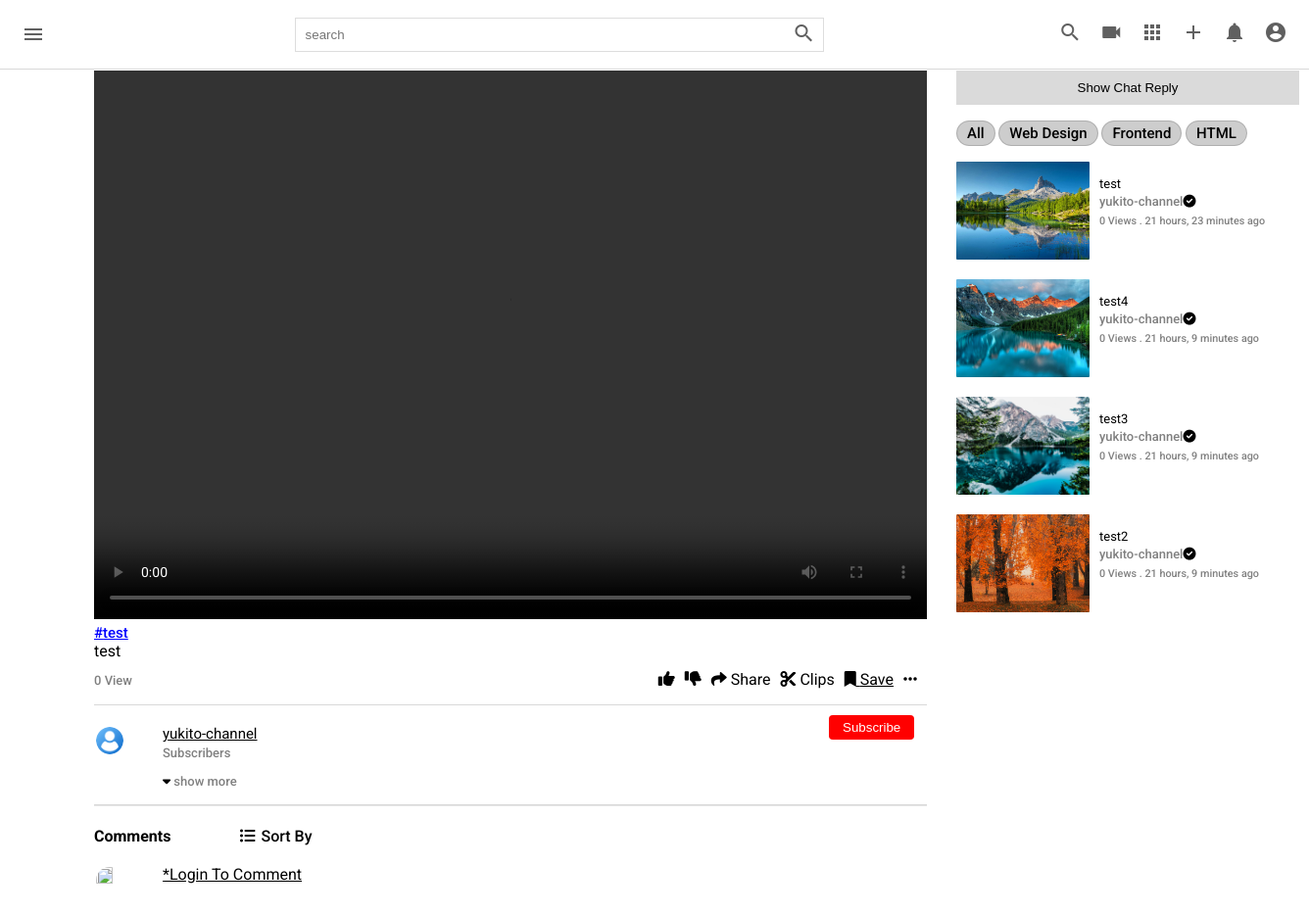
The page /video/1/ on the database its author committed.
### core/models.py (models this page shows, shortened)
class Video(models.Model):
    video=models.FileField(upload_to=user_derectory_path)
    image=models.ImageField(upload_to=user_derectory_path,null=True,blank=True)
    title=models.CharField(max_length=100)
    description=models.TextField(max_length=2000,null=True,blank=True)
    tags=TaggableManager()
    date=models.DateTimeField(auto_now_add=True)
    visibility=models.CharField(choices=VISIBILITY,max_length=100,default='public')
    user=models.ForeignKey(User,on_delete=models.SET_NULL,null=True)
    views=models.PositiveIntegerField(default=0)
    likes=models.ManyToManyField(User,blank=True,related_name='likes')
    featured=models.BooleanField(default=False)

### userauths/models.py (models this page shows, shortened)
class User(AbstractUser):
    username=models.CharField(max_length=100)
    email=models.EmailField(unique=True,null=True)
    USERNAME_FIELD='email'
    REQUIRED_FIELDS=['username']

### channel/models.py (models this page shows, shortened)
class Channel(models.Model):
    channel_art=models.ImageField(upload_to=user_derectory_path,default='images/channel-art.jpgpython')
    image=models.ImageField(upload_to=user_derectory_path,default='images/user-image.png')
    full_name=models.CharField(max_length=100)
    channel_name=models.CharField(max_length=100)
    description=models.TextField(null=True,blank=True)
    keyword=TaggableManager
    date=models.DateTimeField(auto_now_add=True)
    status=models.CharField(choices=STATUS,max_length=100,default='Active')
    user=models.OneToOneField(User,on_delete=models.SET_NULL,null=True,blank=True)
    subscibers=models.ManyToManyField(User,related_name="user_subs")
    verified=models.BooleanField(default=False)
    total_view=models.PositiveIntegerField(default=0)
    business_email=models.EmailField(null=True,blank=True)
    make_business_email_public=models.BooleanField(default=False)
    business_location=models.CharField(null=True,blank=True,max_length=100)
    make_business_location_public=models.BooleanField(default=False)
    website=models.URLField(default='https://www.udemy.com/home')
    instagram=models.URLField(default='https://www.udemy.com/home')
    facebook=models.URLField(default='https://www.udemy.com/home')
    twitter=models.URLField(default='https://www.udemy.com/home')

### core/views.py (the view)
# urls.py: path('video/<int:pk>/',views.detail,name='video-detail'),
def detail(req,pk):
    video = Video.objects.get(id=pk)
    videos = Video.objects.all()
    context = {
        'video': video,
        'videos':videos,
    }
    return render(req,'detail.html',context)

### templates/detail.html (shortened to what this page needs)
{% extends 'base.html' %}
{% load static %}
{% block style %}
<link rel="stylesheet" href="{% static 'css/style.css' %}" type="text/css">
<link rel="stylesheet" href="{% static 'css/single.css' %}" type="text/css">
{% endblock style %}
{% block content %}
    <main class="single-pages">
        <section class="video-items flex">
            <div class="left">
                <div class="left-content">
                    <video controls>
                        <source src="{{video.video.url}}" type="video/mp4" poster="images/1.jpg">
                    </video>
                    <div class="tag">
                        <label for="" class="tags">
                            {% for tag in video.tags.all %}
                            <a id="channel-tag" href="">
                                #{{tag.name}}
                            </a>
                            {% endfor %}
                        </label>
                        <p>{{video.title}}</p>
                    </div>
                    <div class="view flex2 border-bottom">
                        <div class="view-text">
                            <span>{{video.views}} View</span>
                        </div>
                        <div class="flex">
                            <div class="icon">
                                <button style="font-size: 17px;" id="like-button" onclick="addlike()"><i class="fa fa-thumbs-up"></i></button>
                            </div>
                            <div class="icon">
                                <button style="font-size: 17px;" id="like-button" onclick="addlike()"><i class="fa fa-thumbs-down"></i></button>
                            </div>
                            <div class="icon">
                                <a href=""><i class="fa fa-share"></i></a>
                                <label for="">Share</label>
                            </div>
                            <div class="icon">
                                <a href=""><i class="fa fa-scissors"></i></a>
                                <label for="">Clips</label>
                            </div>
                            <div class="icon">
                                <a href="">
                                    <i class="fa fa-bookmark"></i>
                                    <label for="">Save</label>
                                </a>
                            </div>
                            <div class="icon">
                                <a href=""><i class="fa fa-ellipsis"></i></a>
                            </div>
                        </div>
                    </div>
                    <div class="details flex border-bottom">
                        <div class="img">
                            <img
                                src="{{video.user.channel.image.url}}"
                                alt=""
                            >
                        </div>
                        <div class="heading">
                            <h4>
                                <a href="">{{video.user.channel.channel_name}}</a>
                            </h4>
                             <span>Subscribers</span>
                            <span> <i class="fa fa-caret-down"></i> show more</span>
                        </div>
                        <div>
                            <button  id="sub_btn" onclick="addsub()" class="subscribe-btn">
                                Subscribe
                            </button>
                        </div>
                    </div>
                    <hr>
                    <hr class="mid-hr">
                    <div class="comment">
                        <div class="comment-heading flex">
                            <h4><b>{{comment.count}} Comments</b></h4>
                            <h4><i class="fas fa-list-ul"></i> <label>Sort By</label> </h4>
                        </div>
                    </div>
                    <div class="details comment-self flex">
                        <div class="img">
                            <img src="https://cdn-icons-png.flaticon.com/512/1144/1144760.png" alt="">
                        </div>
                        {% if request.user.is_authenticated %}
                        <form action="" style="width: 100%;" id="comment_form">
                            {% csrf_token %}
                            <div class="heading flex">
                                <input type="hidden" value="{{ video.id }}" id="id" name="id">
                                <input type="text" placeholder="Add a comment..." id="comment" name="comment">
                                <button ><i class="material-icons">send</i></button>
                            </div>
                        </form>
                        {% else %}
                            <a href="../../admin/login" style="margin-top: 10px;">*Login To Comment</a>
                        {% endif %}
                    </div>
                </div>
            </div>
            <div class="right">
                <div class="right-content">
                    <button class="chat">Show Chat Reply</button>
                    <div class="tags">
                        <label for="" class="tags-bg">All</label>
                        <label for="" class="tags-bg">Web Design</label>
                        <label for="" class="tags-bg">Frontend</label>
                        <label for="" class="tags-bg">HTML</label>
                    </div>
                    {% for v in videos %}
                    <div class="video-items video-sidebar flex">
                        <a href="">
                            <img src="{{v.image.url}}" alt="">
                        </a>
                        <div class="details">
                            <p>{{v.title}}</p>
                            <span>{{v.user.channel.channel_name}}<i class="fa fa-check-circle"></i></span><br>
                            <span><small>{{v.views}} Views . {{v.date|timesince}} ago</small> </span>
                        </div>
                    </div>
                    {% endfor %}
                </div>
            </div>
        </section>
    </main>
{% endblock content %}

### static/css/style.css (style rules this page uses)
* { margin: 0; padding: 0; box-sizing: border-box; }
body { font-family: 'Roboto','sans-serif'; }
hr { height: 1px; background-color: #e5e5e5; border: none; }
.title a, span { text-decoration: none; color: rgb(96, 96, 96); font-size: 14px; }

### static/css/single.css (style rules this page uses)
body { font-family: "Roboto", "sans-serif"; padding: 16px 16px 0; margin: 56px 0 0 0 ; font-size: 16px; color: black; background-color: white; }
.video-items video { width: 215px; height: 170px; }
.video-items a img { width: 295px; height: 170px; object-fit: cover; }
.video-items .details { margin-top: 15px; }
.video-items .img { width: 50px; height: 50px; border-radius: 50%; border: 2px solid white; margin: 10px 20px 0 0 ; }
.video-items img { height: 60%; width: 60%; object-fit: cover; border-radius: 50px; }
.fa-check-circle { color: rgb(0, 162, 255); }
.video-items .heading { width: 80%; color: black; }
.video-items p { margin: 0; }
.video-items span { margin: 0; color: gray; font-size: 13px; font-weight: 500; }
.flex { display: flex; }
@media screen and (min-width: 768px) { body { padding: 16px 48px 0 96px; } }
.left { width: 1000px; color: black; margin-right: 30px; }
.right { width: 350px; height: auto; margin-right: 10px; }
.left .left-content { width: 850px; }
.right-content { width: 350px; }
.flex2 { display: flex; justify-content: space-between; }
.left video { width: 100%; height: 70vh; }
.tags { color: blue; font-weight: 500; font-size: 15px; margin-bottom: 4px; }
.border-bottom { border-bottom: 1px solid rgba(0, 0, 0, 0.151); padding-bottom: 15px; }
.left .view { margin-top: 10px; }
.left .icon { margin-right: 10px; }
.left .details { margin-top: 10px; }
.left .details h4, .left .details h5 { margin: 0; margin-top: 10px; font-size: 15px; }
.left .details h4 { margin-right: 70px; font-weight: 400; }
.comment h4 { margin-right: 70px; font-weight: 500; }
.comment h4 i { margin-right: 2px; }
.mid-hr { color: rgba(119, 119, 119, 0.055); border: none; background: none; margin-bottom: 20px; }
.subscribe-btn { background-color: red; padding: 5px 14px; color: white; text-decoration: none; border-radius: 4px; }
button { background: none ; outline: none; border: none; }
.chat { background-color: rgba(0, 0, 0, 0.144); padding: 10px; width: 100%; color: black; }
.tags-bg { background: rgba(100, 100, 100, 0.322); border: 1px solid rgba(0, 0, 0, 0.151); border-radius: 50px; padding: 3px 10px; color: black; }
.right .tags { margin: 20px 0; }
.video-sidebar { margin: 20px 0; }
.video-sidebar a { width: 40%; height: 100px; }
.video-sidebar a img { width: 100%; border-radius: 1px; height: 100%; object-fit: cover; }
.video-sidebar .details { width: 60%; margin-left: 10px; color: black; }
.video-sidebar .details p { font-size: 13px; margin: 0; color: black; }

### templates/detail.html (style rules this page uses)
.fa { color: black; }
a { color: black; }
#channel-tag { color: blue; }

### rows shown on the page
Tag: name "test"
Video: title "test", views "0", user.channel.image (placeholder picture), user.channel.channel_name "yukito-channel", image (picture), date "21 hours, 23 minutes"
Video: image (picture), title "test4", user.channel.channel_name "yukito-channel", views "0", date "21 hours, 9 minutes"
Video: image (picture), title "test3", user.channel.channel_name "yukito-channel", views "0", date "21 hours, 9 minutes"
Video: image (picture), title "test2", user.channel.channel_name "yukito-channel", views "0", date "21 hours, 9 minutes"
